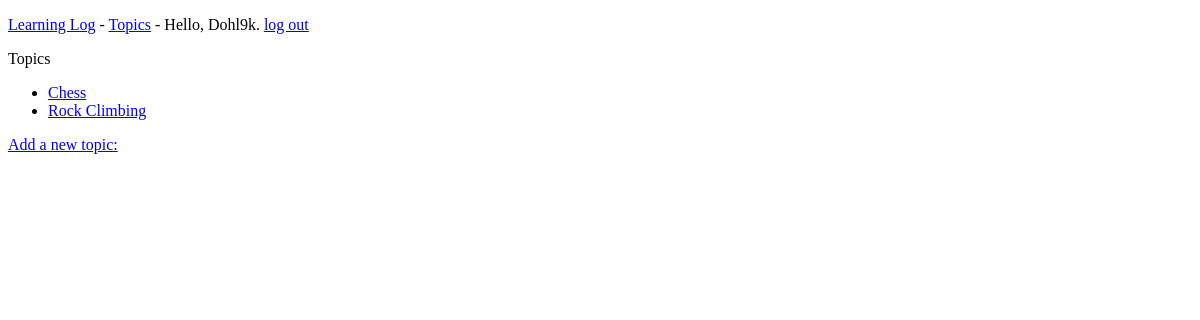
The app's page /topics/ (signed in), older data.
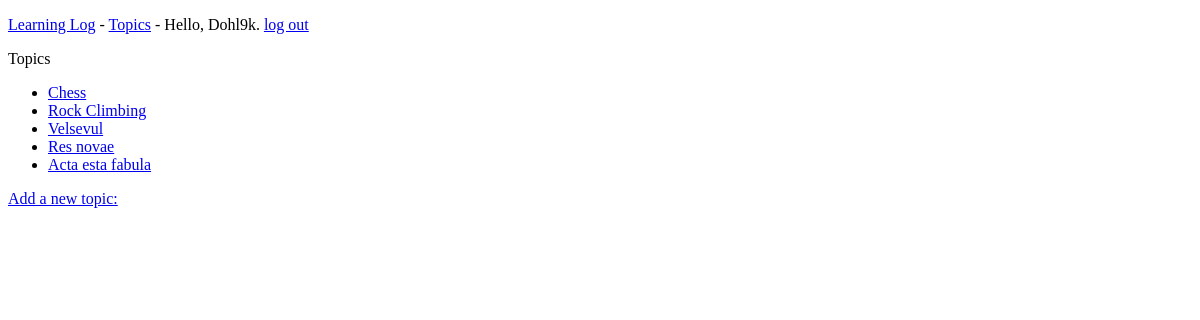
The same page, newer data.
### learning_logs/models.py (models this page shows)
class Topic(models.Model):
    text = models.CharField(max_length=200)
    date_added = models.DateTimeField(auto_now_add=True)
    owner = models.ForeignKey(User, on_delete=models.CASCADE)
    def __str__(self):
        return self.text

### learning_logs/views.py (the view)
# urls.py: path('topics/', views.topics, name='topics'),
@login_required
def topics(request):
    topics = Topic.objects.filter(owner=request.user).order_by('date_added')
    context = {'topics': topics}
    return render(request, 'learning_logs/topics.html', context)

### templates/learning_logs/topics.html (shortened to what this page needs)
<!DOCTYPE html>
<html lang="en">
<head>
</head>
<body>
    {% extends "learning_logs/base.html" %}
    {% block content %}
        <p>Topics</p>
        <ul>
            {% for topic in topics %}
            <li>
                <a href="{% url 'learning_logs:topic' topic.id %}">{{ topic }}</a>
            </li>
            {% empty %}
            <li>No topics have been added yet.</li>
            {% endfor %}
        </ul>
        <a href="{% url 'learning_logs:new_topic' %}">Add a new topic:</a>
    {% endblock content %}

### templates/learning_logs/base.html (shortened to what this page needs)
<!DOCTYPE html>
<html lang="en">
<head>
</head>
<body>
    <p>
        <a href="{% url 'learning_logs:index' %}">Learning Log</a> -
        <a href="{% url 'learning_logs:topics' %}">Topics</a> -
        {% if user.is_authenticated %}
            Hello, {{ user.username }}.
            <a href="{% url 'users:logout' %}">log out</a>
        {% else %}
            <a href="{% url 'users:register' %}">Register</a> -
            <a href="{% url 'users:login' %}">log in</a>
        {% endif %}
    </p>
    {% block content %}{% endblock content %}
</body>
</html>

Row changes from the older to the newer data that the page shows:
added Topic: text "Velsevul"
added Topic: text "Res novae"
added Topic: text "Acta esta fabula"
